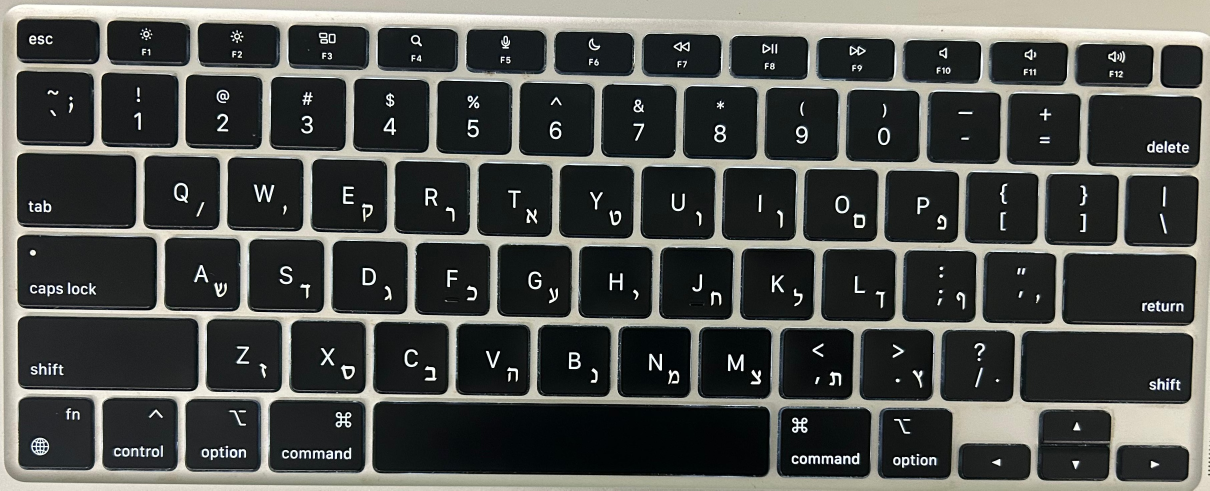
#> input picture data/mac.jpeg, 3628 x 1471 px (shown at 1/3 size); the run also reads 1 picture not shown here
$ python main.py
#> lines starting #> are read from the running program, lines starting #| are printed output that depends on the picture; after the words box and inside, x2 and y2 are one past the last pixel; in counts of white or black regions, pixels touching at a corner belong together
# Adi Aharoni

import cv2
import numpy as np
import matplotlib.pyplot as plt


def filter_contained_contours(contours):
    # If no contours, return empty list
    if not contours:
        return []

    filtered_contours = contours.copy()
    filtered_contours.sort(key=lambda x: x['area'], reverse=True)  # Largest first

    filtered_results = [filtered_contours[0]]  # Keep the largest contour

    # Check each smaller contour against larger ones
    for small_piece in filtered_contours[1:]:
        is_contained = False

        # Get the center point of small piece
        center_point = (small_piece['x'], small_piece['y'])

        for larger_piece in filtered_results:
            # Check if the center point is inside the larger contour
            result = cv2.pointPolygonTest(larger_piece['cnt'], center_point, False)

            if result > 0:  # If center point is inside
                is_contained = True
                break

        if not is_contained:
            filtered_results.append(small_piece)

    return filtered_results


def crop_edges(piece, to_sharp=True):
    """
    Crop edges from a piece by checking what size is the black frame and cut it.
    The piece is assumed to be a binary/grayscale image where 0 represents black.

    Parameters:
        piece: numpy array of shape (height, width)

    Returns:
        Cropped numpy array with black frame removed
    """
    height, width = piece.shape

    # Get middle row and column for scanning
    mid_row = height // 2
    mid_col = width // 2

    # Scan from left
    crop_left = 0
    while crop_left < width and piece[mid_row, crop_left] == 0:
        crop_left += 1

    # Scan from right
    crop_right = width - 1
    while crop_right >= 0 and piece[mid_row, crop_right] == 0:
        crop_right -= 1

    # Scan from top
    crop_top = 0
    while crop_top < height and piece[crop_top, mid_col] == 0:
        crop_top += 1

    # Scan from bottom
    crop_bottom = height - 1
    while crop_bottom >= 0 and piece[crop_bottom, mid_col] == 0:
        crop_bottom -= 1

    # Return cropped image
    piece = piece[crop_top:crop_bottom+1, crop_left:crop_right+1]

    if to_sharp:
        kernel = np.ones((2, 2), np.uint8)
        piece = cv2.morphologyEx(piece, cv2.MORPH_CLOSE, kernel)
    return piece


# [23 lines left out: function draw_contours_on_piece, not called in this run]


def draw_match_figure(source_matches, dest_org_keyboard, source_org_img):
    """
    Build the three-row figure for one source piece:
    source piece location, feature matches, and destination piece locations.
    Used both for on-screen display and for GIF frames.
    """
    n_cols = min(8, len(source_matches))

    fig = plt.figure(figsize=(18, 8))
    gs = plt.GridSpec(3, 1)
    source_ax = plt.subplot(gs[0])

    # Grids for the match visualizations and destination keyboard locations
    match_axes = [plt.subplot2grid((3, n_cols), (1, i)) for i in range(n_cols)]
    dest_axes = [plt.subplot2grid((3, n_cols), (2, i)) for i in range(n_cols)]

    # First row: source piece location on the source keyboard
    source_keyboard_viz = cv2.cvtColor(source_org_img.copy(), cv2.COLOR_GRAY2BGR)
    source_rect = source_matches[0]['original_mac_piece'][3]
    source_box = cv2.boxPoints(source_rect).astype(int)
    cv2.drawContours(source_keyboard_viz, [source_box], 0, (0, 255, 0), 15)
    source_ax.imshow(source_keyboard_viz)
    source_ax.axis('off')

    for idx, match in enumerate(source_matches[:n_cols]):
        # Middle row: feature matches between the two pieces
        matches_img = cv2.drawMatches(
            match['mac_piece'], match['mac_kp'],
            match['windows_piece'], match['windows_kp'],
            match['matches'], None,
            flags=cv2.DrawMatchesFlags_NOT_DRAW_SINGLE_POINTS
        )
        match_axes[idx].imshow(matches_img)
        match_axes[idx].set_title(f'score: {round(match["score"], 2)}', pad=1)
        match_axes[idx].axis('off')

        # Bottom row: piece location on the destination keyboard
        keyboard_viz = cv2.cvtColor(dest_org_keyboard.copy(), cv2.COLOR_GRAY2BGR)
        dest_rect = match['original_windows_piece'][3]
        dest_box = cv2.boxPoints(dest_rect).astype(int)
        cv2.drawContours(keyboard_viz, [dest_box], 0, (0, 255, 0), 15)
        dest_axes[idx].imshow(keyboard_viz)
        dest_axes[idx].axis('off')

    plt.suptitle('Keyboard Key Matching Analysis', fontsize=14, y=0.98, fontweight='bold')
    plt.figtext(
        0.5,
        0.94,
        'First row: Source piece location. Second row: matches. Third row: Dest piece location.',
        fontsize=10,
        ha='center',
        va='center'
    )
    plt.subplots_adjust(bottom=0.05, top=0.90, hspace=0.2)

    return fig


def visualize_matches_detailed(all_matches, dest_org_keyboard, source_org_img):
    for source_matches in all_matches:
        draw_match_figure(source_matches, dest_org_keyboard, source_org_img)
        plt.show()


def find_contours(binary_img, min_thresh=500, max_thresh=1.17, to_sharp=True):
    contours, _ = cv2.findContours(binary_img,
                                   cv2.RETR_EXTERNAL,
                                   cv2.CHAIN_APPROX_SIMPLE)

    pieces_array = []

    for cnt in contours:
        x, y, w, h = cv2.boundingRect(cnt)
        org_rect = cv2.minAreaRect(cnt)
        if cv2.contourArea(cnt) > 100:  # Filter small contours
            piece = crop_edges(binary_img[y:y+h, x:x+w], to_sharp)
            inner_contours, _ = cv2.findContours(piece, cv2.RETR_LIST, cv2.CHAIN_APPROX_SIMPLE)
            contours_for_piece = []

            for inner_cnt in inner_contours:
                area = cv2.contourArea(inner_cnt)
                rect = cv2.minAreaRect(inner_cnt)
                (cx, cy), (width, height), angle = rect
                # Keep mid-sized contours whose center is at least 10 px from the piece border
                if ((piece.size / min_thresh) < area < (piece.size - piece.size / max_thresh) and
                        10 < cx < (piece.shape[1]-10) and 10 < cy < (piece.shape[0]-10)):
                    contour = {'x': cx, 'y': cy, 'width': width, 'height': height,
                               'area': area, 'angle': angle, 'cnt': inner_cnt}
                    contours_for_piece.append(contour)

            # Keep the piece's rotated rectangle on the original keyboard for visualization
            pieces_array.append((piece, contours_for_piece, len(contours_for_piece), org_rect))

    # Remove nested contours inside each piece
    for piece_idx, (piece, contours, length_org, org_rect) in enumerate(pieces_array):
        filtered_contours = filter_contained_contours(contours)
        pieces_array[piece_idx] = (piece, filtered_contours, length_org, org_rect)

    # Sort pieces by their original number of contours (largest first)
    pieces_array = sorted(pieces_array, key=lambda x: x[2], reverse=True)

    return pieces_array


# [18 lines left out: function visualize_contours, not called in this run]


def is_match_in_contour(match, contour, kp, is_query=True):
    """
    Check if a match point falls within a contour's bounds

    Args:
        match: DMatch object
        contour: Dictionary containing contour info
        kp: Keypoints list
        is_query: If True, use queryIdx, else use trainIdx
    """
    x = contour['x'] - contour['width']/2
    y = contour['y'] - contour['height']/2
    width = contour['width']
    height = contour['height']

    padding_x = width * 0.2
    padding_y = height * 0.2

    # Use queryIdx for source keypoints, trainIdx for destination keypoints
    point = kp[match.queryIdx if is_query else match.trainIdx].pt

    return ((x - padding_x) <= point[0] <= (x + width + padding_x) and
            (y - padding_y) <= point[1] <= (y + height + padding_y))


def match_contours(mac_piece_contours, win_piece_contours, good_matches, mac_kp, windows_kp):
    # Step 1: Create arrays of matches for each source contour
    matches_per_mac_contour = []
    for mac_contour in mac_piece_contours:
        # Get all matches that fall within this source contour
        contour_matches = [m for m in good_matches if is_match_in_contour(m, mac_contour, mac_kp, True)]
        matches_per_mac_contour.append(contour_matches)

    # Step 2: Sort source contours by number of matches (descending)
    sort_indices = np.argsort([len(matches) for matches in matches_per_mac_contour])[::-1]
    matches_per_mac_contour = [matches_per_mac_contour[i] for i in sort_indices]

    # Keep track of available destination contours
    available_win_indices = [True] * len(win_piece_contours)
    actual_matches = []  # Will store the final matches

    # Steps 3 & 4: For each source contour (starting with most matches)
    for mac_matches in matches_per_mac_contour:
        if not mac_matches:
            continue

        # Find how many matches go to each available destination contour
        best_match_count = 0
        best_matches = []
        best_win_idx = -1

        for win_idx, win_contour in enumerate(win_piece_contours):
            if not available_win_indices[win_idx]:
                continue

            # Get matches that fall within this destination contour
            matches_in_win = [m for m in mac_matches
                              if is_match_in_contour(m, win_contour, windows_kp, False)]

            if len(matches_in_win) > best_match_count:
                best_match_count = len(matches_in_win)
                best_matches = matches_in_win
                best_win_idx = win_idx

        if best_win_idx >= 0:
            # Add the matches between these contours to actual_matches
            actual_matches.extend(best_matches)
            # Mark the destination contour as used
            available_win_indices[best_win_idx] = False

    return actual_matches


def find_matching_pieces(piece_array_mac, piece_array_windows, max_gap=2.5):
    sift = cv2.SIFT_create()
    bf = cv2.BFMatcher()
    all_matches = []

    # Compute SIFT features for every destination piece once
    windows_features = [sift.detectAndCompute(piece, None) for piece, _, _, _ in piece_array_windows]

    start_idx = 0
    for i, (mac_piece, mac_piece_contours, length_mac_contours_org, _) in enumerate(piece_array_mac):
        mac_matches = []
        mac_kp, mac_des = sift.detectAndCompute(mac_piece, None)

        if mac_des is None:
            continue

        # Find where destination pieces match the current source piece length
        for j in range(start_idx, len(piece_array_windows)):
            length_win_contours_org = piece_array_windows[j][2]
            if length_win_contours_org >= length_mac_contours_org:
                start_idx = j
                break

        # Find where destination pieces become too small
        end_idx = len(piece_array_windows)
        for j in range(start_idx, len(piece_array_windows)):
            length_win_contours_org = piece_array_windows[j][2]
            if length_win_contours_org < length_mac_contours_org:
                end_idx = j
                break

        # Process only the relevant destination pieces
        for j in range(start_idx, end_idx):
            windows_piece, win_piece_contours, _, _ = piece_array_windows[j]

            if len(mac_piece_contours) != len(win_piece_contours):
                continue

            windows_kp, windows_des = windows_features[j]

            if windows_des is None:
                continue

            matches = bf.knnMatch(mac_des, windows_des, k=2)

            # Lowe's ratio test
            good_matches = []
            for match in matches:
                if len(match) < 2:
                    continue
                m, n = match
                if m.distance < 0.875 * n.distance:
                    good_matches.append(m)

            actual_matches = match_contours(mac_piece_contours, win_piece_contours, good_matches, mac_kp, windows_kp)

            if len(mac_piece_contours) > 0:
                score = len(actual_matches) / len(mac_piece_contours)
            else:
                score = len(actual_matches)

            if score >= 1.0:
                match_info = {
                    'mac_piece': mac_piece,
                    'windows_piece': windows_piece,
                    'original_mac_piece': piece_array_mac[i],
                    'original_windows_piece': piece_array_windows[j],
                    'mac_index': i,
                    'windows_index': j,
                    'score': score,
                    'matches': actual_matches,
                    'mac_kp': mac_kp,
                    'windows_kp': windows_kp,
                    'mac_contours': mac_piece_contours,
                    'windows_contours': win_piece_contours,
                }
                mac_matches.append(match_info)

        if mac_matches:
            sorted_matches = sorted(mac_matches, key=lambda x: x['score'], reverse=True)

            # Keep up to 3 distinct scores within max_gap of the best score, max 5 matches
            top_matches = []
            top_score = sorted_matches[0]['score']
            unique_scores_found = 1
            last_different_score = top_score
            max_matches = 5

            for m in sorted_matches:
                current_score = m['score']

                if unique_scores_found >= 3 or len(top_matches) >= max_matches:
                    break

                if current_score == last_different_score:
                    top_matches.append(m)
                elif current_score >= (top_score - max_gap):
                    top_matches.append(m)
                    unique_scores_found += 1
                    last_different_score = current_score
                else:
                    break

            all_matches.append(top_matches)

    return sorted(all_matches, key=lambda x: (len(x), -x[0]['score']))


def reduce_matches(matching_pieces, max_thresh=4.5):
    """
    Remove duplicate destination matches. Once a destination piece is a source
    piece's only remaining match with a score above max_thresh, it is locked
    and removed from the candidates of later source pieces.
    """
    found_windows_indices = set()
    reduced_matches = []

    for matches in matching_pieces:
        filtered_matches = [
            match for match in matches
            if match['windows_index'] not in found_windows_indices
        ]

        if len(filtered_matches) == 1 and filtered_matches[0]['score'] > max_thresh:
            found_windows_indices.add(filtered_matches[0]['windows_index'])
            reduced_matches.append(filtered_matches)
        elif filtered_matches:
            reduced_matches.append(filtered_matches)
    return reduced_matches


def main(source_binary, dest_binary, dest_org_img, source_org_img, max_gap_thresh=2.5, gif_path=None):
    """
    Match the pieces of the source keyboard to the destination keyboard and show the results.
    If gif_path is given, the results are also saved as a GIF (requires Pillow).
    """
    pieces_array_source = find_contours(source_binary)
    pieces_array_dest = find_contours(dest_binary, 370)

    matching_pieces = find_matching_pieces(pieces_array_source, pieces_array_dest, max_gap_thresh)
    reduced_matches = reduce_matches(matching_pieces)

    if gif_path:
        from create_gif import create_matches_gif
        create_matches_gif(reduced_matches, dest_org_img, source_org_img, output_path=gif_path)

    visualize_matches_detailed(reduced_matches, dest_org_img, source_org_img)


def binarize_mac(img, threshold):
    """Invert-threshold a Mac keyboard image and clean it with two 3x3 closings."""
#> called with threshold = 135
    binary = cv2.threshold(img, threshold, 255, cv2.THRESH_BINARY)[1]
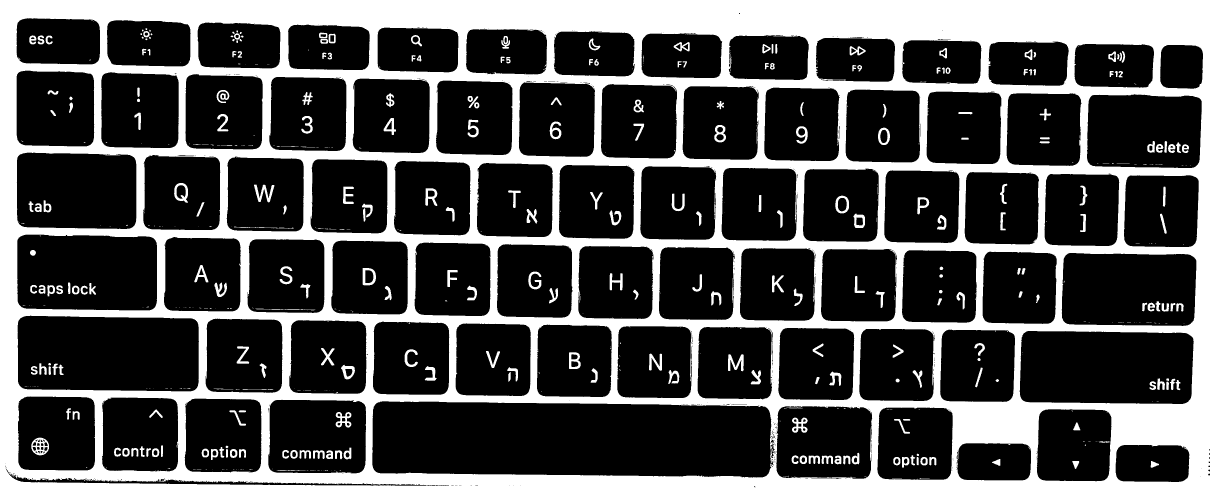
#> binary: shape (1471, 3628) (shown at 1/3 size); 29% white; 633 white regions (341 under 20 px), largest, box (x1, y1, x2, y2) and area: (0, 0, 3628, 1471) 1443751, (94, 1313, 147, 1366) 1491, (762, 554, 823, 607) 1316
    binary = np.where(binary == 0, 255, 0).astype(np.uint8)
    kernel = np.ones((3, 3), np.uint8)
    binary = cv2.morphologyEx(binary, cv2.MORPH_CLOSE, kernel)
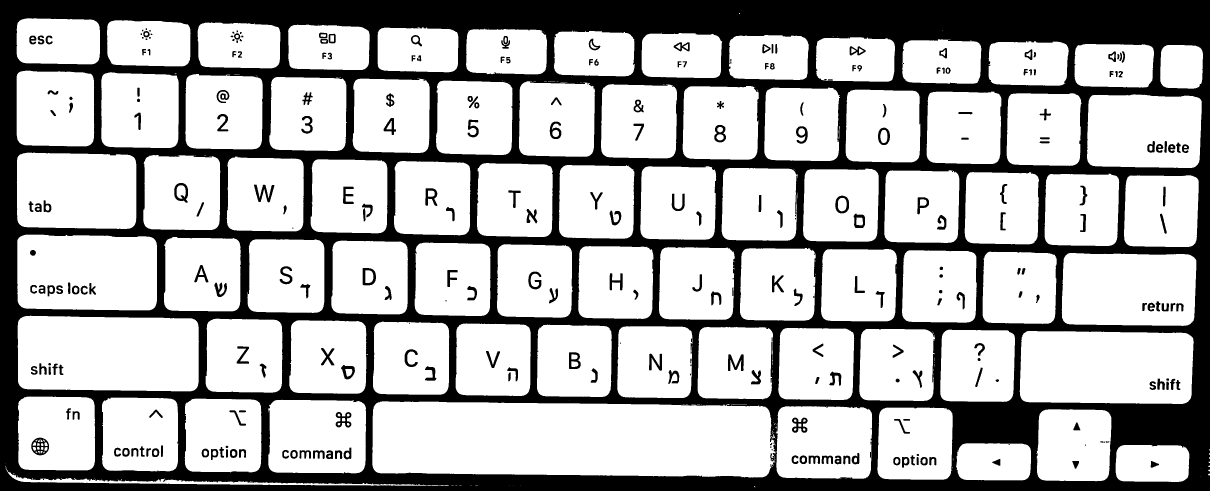
#> binary: shape (1471, 3628) (shown at 1/3 size); 71.2% white; 303 black regions (30 under 20 px), largest, box (x1, y1, x2, y2) and area: (0, 0, 3628, 1471) 1437244, (94, 1313, 147, 1366) 1483, (762, 554, 823, 607) 1316
    binary = cv2.morphologyEx(binary, cv2.MORPH_CLOSE, kernel)
    return binary


if __name__ == '__main__':
    # ---------------------- PART 1 ----------------------
    # Comparing the Mac keyboard to the Windows keyboard
    mac = cv2.imread("data/mac.jpeg", cv2.IMREAD_GRAYSCALE)
    mac_binary = binarize_mac(mac, 135)

    windows = cv2.imread("data/windows.jpeg", cv2.IMREAD_GRAYSCALE)
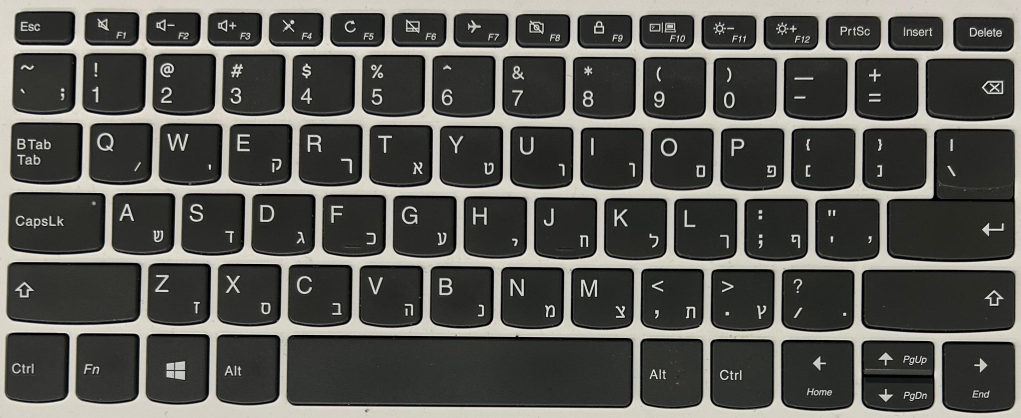
#> input picture data/windows.jpeg, 3062 x 1254 px (shown at 1/3 size)
    windows_binary = np.where(windows < 170, 255, 0).astype(np.uint8)
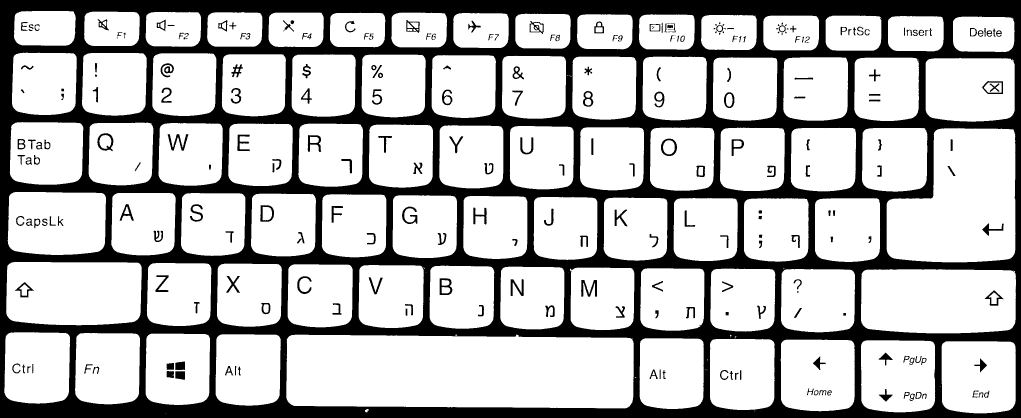
#> windows_binary: shape (1254, 3062) (shown at 1/3 size); 73.6% white; 269 black regions (29 under 20 px)

    main(mac_binary, windows_binary, windows, mac)
#> in find_contours, `contours, _ = cv2.findContours(binary_img, cv2.RETR_EXTERNAL, cv2.CHAI..`: contours = 185 contours, 105 with area under 20; largest, box (x1, y1, x2, y2) and area: (1117, 1204, 2327, 1433) 254600, (53, 947, 597, 1174) 117723, (3059, 993, 3581, 1212) 108726, (52, 704, 471, 931) 91514, (3185, 759, 3589, 978) 83929
#> the loop in find_contours, `for cnt in contours:` made 185 passes
#> (x, y, w, h, org_rect, height in crop_edges, width in crop_edges, mid_row in crop_edges) on passes 22, 33, 34, 46, 47: (17, 1402, 1329, 55, ((680.2, 1449), (41.01, 1329.1), -87.71), 55, 1329, 27), (3347, 1335, 221, 111, ((3456.9, 1389.7), (109.7, 219.9), -89.44), 111, 221, 55), (2868, 1330, 225, 111, ((2980, 1385), (110, 224), -90), 111, 225, 55), (3109, 1228, 226, 216, ((3221.3, 1335.3), (214.5, 223.8), -89.16), 216, 226, 108), (2632, 1223, 226, 216, ((2744.6, 1330.3), (215.6, 224.1), -89.53), 216, 226, 108)
#> after the loop in find_contours, `for cnt in contours:`:
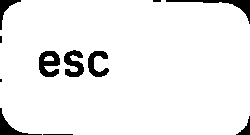
#> piece: shape (135, 250); 94.2% white; 11 black regions (3 under 20 px)
#> after the loop in find_contours, `for cnt in contours:`: pieces_array = 78 items
#> the loop in find_contours, `for piece_idx, (piece, contours, length_org, org_rect) in enumerate(pi..` made 78 passes
#> (length_org, org_rect) on passes 2, 3, 4, 5, 6, 8, 9, 10: (1, ((3456.9, 1389.7), (109.7, 219.9), -89.44)), (1, ((2980, 1385), (110, 224), -90)), (2, ((3221.3, 1335.3), (214.5, 223.8), -89.16)), (11, ((2744.6, 1330.3), (215.6, 224.1), -89.53)), (8, ((2470.8, 1327.2), (216.5, 288.4), -89.23)), (8, ((950.8, 1309.1), (218.8, 292.8), -89.61)), (11, ((669, 1306.1), (219.5, 229), -89.63)), (10, ((420, 1303), (220, 228), -90))
#> call 2 of find_contours, with min_thresh = 370, max_thresh = 1.17, to_sharp = True
#> in find_contours (call 2), `contours, _ = cv2.findContours(binary_img, cv2.RETR_EXTERNAL, cv2.CHAI..`: contours = 111 contours, 32 with area under 20; largest, box (x1, y1, x2, y2) and area: (859, 1003, 1901, 1225) 219800, (2660, 383, 3047, 787) 122260, (2583, 808, 3048, 1000) 85402, (18, 786, 425, 976) 73372, (23, 576, 318, 765) 52391
#> the loop in find_contours (call 2), `for cnt in contours:` made 111 passes
#> cnt on passes 2, 4, 5, 6, 7, 9, 13: [[2264, 1232], [2263, 1233], [2264, 1233], [2265, 1232]], [[2820, 1158], [2821, 1159], [2821, 1158]], [[1904, 1131], [1905, 1132], [1908, 1132], [1907, 1131]], [[2120, 1109], [2120, 1110], [2121, 1110], [2121, 1109]], [[2116, 1108], [2116, 1109], [2117, 1108]], [[853, 1061], [854, 1062]], [[1898, 1018]]
#> after the loop in find_contours (call 2), `for cnt in contours:`:
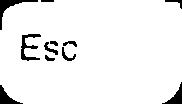
#> piece: shape (104, 182); 94.3% white; 11 black regions, largest, box (x1, y1, x2, y2) and area: (0, 0, 38, 30) 229, (21, 34, 41, 61) 213, (0, 85, 23, 104) 171
#> the loop in find_contours (call 2), `for piece_idx, (piece, contours, length_org, org_rect) in enumerate(pi..` made 78 passes
#> (length_org, org_rect) on passes 1, 2, 3, 4, 5, 7, 8, 9: (3, ((2935.5, 1131.5), (215, 221), -90)), (10, ((2694, 1128.5), (215, 222), -90)), (5, ((2452.5, 1126), (214, 221), -90)), (4, ((2226.5, 1122.5), (213, 193), -90)), (3, ((2014.5, 1120.5), (211, 191), -90)), (3, ((743.7, 1109.4), (213.4, 192.9), -89.13)), (4, ((532.6, 1107.4), (213.4, 191.3), -89.12)), (2, ((321.9, 1105.4), (213.4, 191.9), -89.05))
#> (the rest of the program and of its run is left out)
